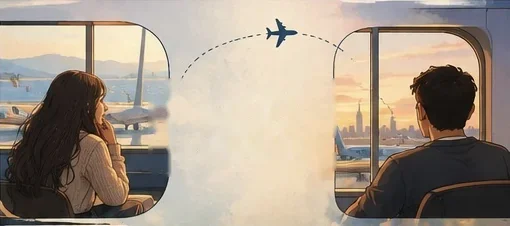
#> input picture assets/img/panel-apart.webp, 510 x 226 px, given in place of panel-met.webp, which was not available
$ python make_masks.py
#> lines starting #> are read from the running program, lines starting #| are printed output that depends on the picture; pictures that were not available may be replaced by others from this repository, and a replacement may not be noted
"""Build the per-panel control masks used by js/live.js.
R = wind amplitude (hair, cloth, leaves, mist), G = glow (bright lights, auto from luminance), B = depth (near=1).
Hand-placed soft ellipses in panel pixels; run after prepare_assets.py:  python scripts/make_masks.py
"""
from pathlib import Path
import numpy as np
from PIL import Image

IMG = Path(__file__).resolve().parent.parent / "assets" / "img"

# (cx, cy, rx, ry, amplitude)
WIND = {
    "met": [(100, 50, 42, 26, .5), (392, 165, 58, 92, 1.0), (60, 15, 95, 28, .55), (470, 55, 62, 62, .5)],
    "grew": [(215, 140, 78, 82, 1.0), (385, 72, 40, 24, .5), (440, 150, 70, 55, .25)],
    "apart": [(55, 125, 58, 68, 1.0), (430, 68, 32, 20, .5), (80, 75, 72, 26, .4), (250, 110, 72, 95, .4)],
    "distance": [(402, 142, 58, 88, 1.0), (305, 60, 40, 28, .4), (150, 40, 210, 42, .25)],
    "hands": [(60, 60, 62, 62, .3), (400, 110, 125, 100, .3)],
}
DEPTH = {
    "met": [(90, 200, 105, 125, 1.0), (400, 200, 95, 112, .9)],
    "grew": [(310, 150, 165, 92, .9)],
    "apart": [(55, 140, 70, 80, .9), (430, 150, 80, 70, .9)],
    "distance": [(345, 150, 105, 105, 1.0)],
    "hands": [(180, 120, 85, 95, 1.0)],
}
GLOW_THRESHOLD = {"met": 0.84, "grew": 0.8, "apart": 2.0, "distance": 0.88, "hands": 0.72}  # 2.0 = no glow
GLOW_REGION = {"hands": (110, 0, 260, 110)}  # sparkle on bangles + henna


def blob(h, w, ellipses):
    yy, xx = np.mgrid[0:h, 0:w].astype(np.float32)
    out = np.zeros((h, w), np.float32)
    for cx, cy, rx, ry, a in ellipses:
        d = np.sqrt(((xx - cx) / rx) ** 2 + ((yy - cy) / ry) ** 2)
        s = np.clip(1.15 - d, 0, 1)
        out = np.maximum(out, (s * s * (3 - 2 * s)) * a)
    return out


for name in WIND:
    im = Image.open(IMG / f"panel-{name}.webp").convert("RGB")
#> im is the input picture: PIL image 510x226 RGB; mean R, G, B 163.9, 150.8, 136.3
    w, h = im.size
#> w = 510; h = 226
    lum = np.asarray(im.convert("L"), np.float32) / 255
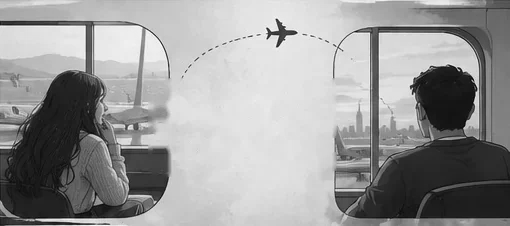
#> lum: shape (226, 510) float32; min 0.0157, max 0.996, mean 0.6
    th = GLOW_THRESHOLD[name]
    glow = np.clip((lum - th) / 0.14, 0, 1)
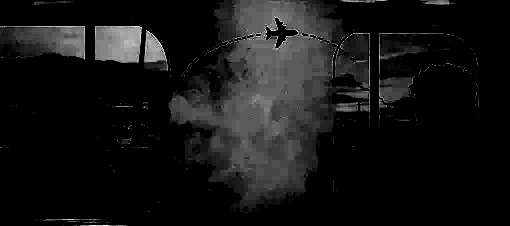
#> glow: shape (226, 510) float32; min 0, max 1, mean 0.081
    if name in GLOW_REGION:
        x0, y0, x1, y1 = GLOW_REGION[name]
        keep = np.zeros_like(glow); keep[y0:y1, x0:x1] = 1
        glow = np.maximum(glow * 0.6, glow * keep)
    mask = np.dstack([blob(h, w, WIND[name]), glow, np.maximum(blob(h, w, DEPTH[name]), 0.15)])
#> after the loop in blob, `for cx, cy, rx, ry, a in ellipses:`:
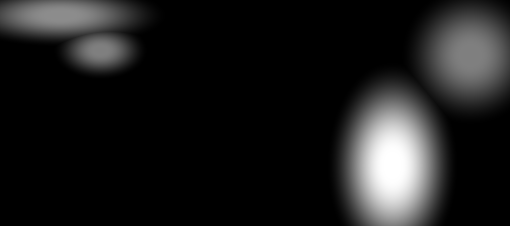
#> out: shape (226, 510) float32; min 0, max 1, mean 0.11
#> call 2 of blob, with h = 226, w = 510
#> after the loop in blob (call 2), `for cx, cy, rx, ry, a in ellipses:`:
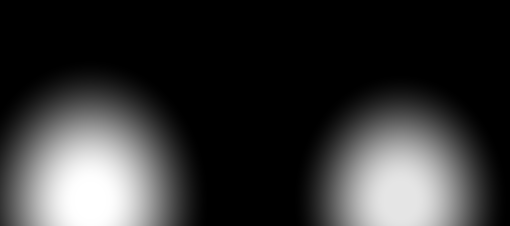
#> out: shape (226, 510) float32; min 0, max 1, mean 0.198
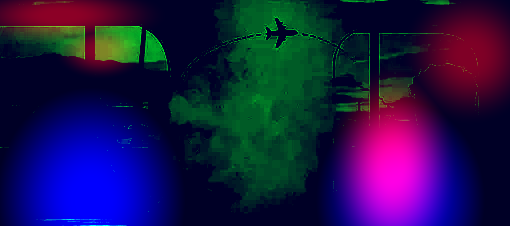
#> mask: shape (226, 510, 3) float32; mean of channels 0, 1, 2 0.11, 0.081, 0.289; drawn as R, G, B
    Image.fromarray((mask * 255).astype(np.uint8), "RGB").save(IMG / f"mask-{name}.png", optimize=True)
    print(name, (w, h))
#| met (510, 226)
#> pass 2 of the loop `for name in WIND:`:
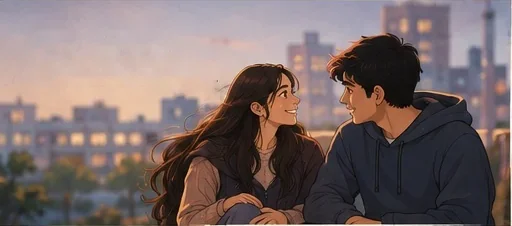
#> input picture assets/img/panel-grew.webp, 512 x 226 px
#> im is the input picture: PIL image 512x226 RGB; mean R, G, B 122.2, 106, 104.7
#> lum: shape (226, 512) float32
#> glow: shape (226, 512) float32
#> after the loop in blob (call 4), `for cx, cy, rx, ry, a in ellipses:`:
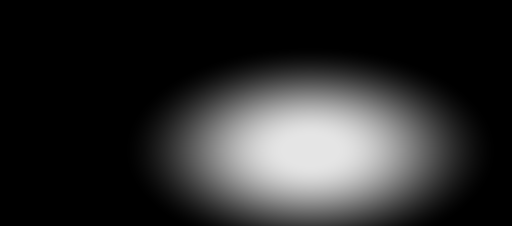
#> out: shape (226, 512) float32; min 0, max 0.9, mean 0.173
#> `mask = np.dstack([blob(h, w, WIND[name]), glow, np.maximum(blob(h, w, ..`:
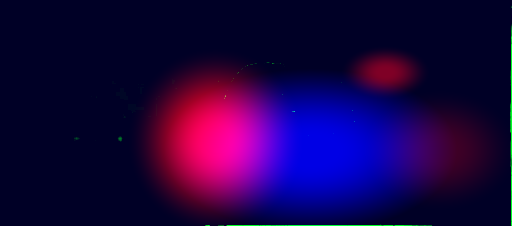
#> mask: shape (226, 512, 3) float32; mean of channels 0, 1, 2 0.101, 0.00378, 0.265; drawn as R, G, B
#| grew (512, 226)
